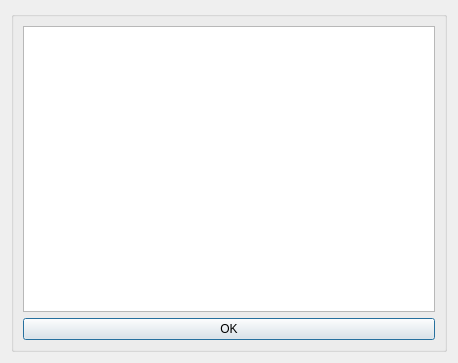
<?xml version="1.0" encoding="UTF-8"?>
<ui version="4.0">
 <class>pos_config</class>
 <widget class="QDialog" name="pos_config">
  <property name="geometry">
   <rect>
    <x>0</x>
    <y>0</y>
    <width>458</width>
    <height>363</height>
   </rect>
  </property>
  <property name="minimumSize">
   <size>
    <width>0</width>
    <height>0</height>
   </size>
  </property>
  <property name="maximumSize">
   <size>
    <width>16777215</width>
    <height>16777215</height>
   </size>
  </property>
  <property name="windowTitle">
   <string>采集点信息</string>
  </property>
  <layout class="QVBoxLayout" name="verticalLayout">
   <item>
    <widget class="QGroupBox" name="groupBox">
     <property name="title">
      <string/>
     </property>
     <layout class="QGridLayout" name="gridLayout">
      <item row="0" column="0">
       <widget class="QTextEdit" name="text_pos_config">
        <property name="enabled">
         <bool>true</bool>
        </property>
       </widget>
      </item>
      <item row="1" column="0">
       <widget class="QPushButton" name="btn_ok">
        <property name="text">
         <string>OK</string>
        </property>
       </widget>
      </item>
     </layout>
    </widget>
   </item>
  </layout>
 </widget>
 <resources/>
 <connections/>
</ui>
